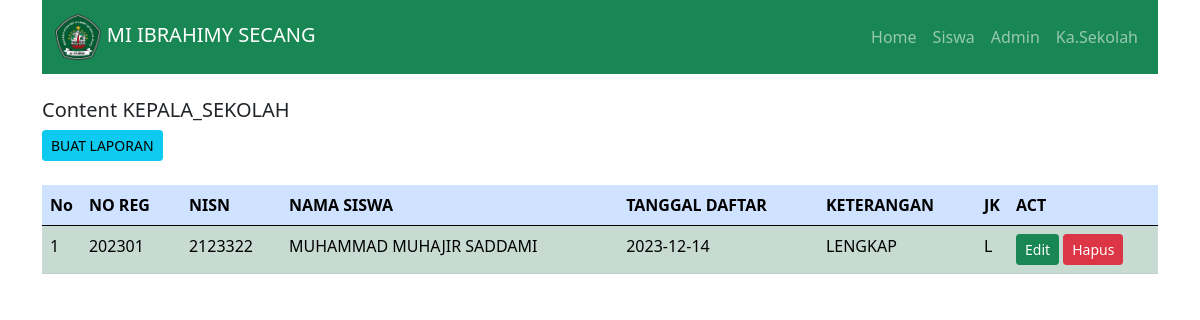
The page /index.php?target=kepala_sekolah on the database its author committed.
### tables this page shows
CREATE TABLE `kepala_sekolah` (
  `no_reg` int(30) NOT NULL,
  `nisn` int(50) NOT NULL,
  `nama_siswa` varchar(50) NOT NULL,
  `tanggal_daftar` date NOT NULL,
  `keterangan` varchar(50) NOT NULL,
  `jk` varchar(20) NOT NULL
);

### autoload.php (called while the page is built, shortened)
<?php
function autoload($class)
{
    $file = $class . ".php";
}

### master/menu.php (called while the page is built, shortened)
<?php
class Menu
{
    public function topMenu()
    {
        $base = "http://localhost/laporan_pkl/index.php?target=";
        $data = [
            array('Text' => 'Home', 'Link' => $base . 'home'),
            array('Text' => 'Siswa', 'Link' => $base . 'siswa'),
            array('Text' => 'Admin', 'Link' => $base . 'admin'),
            array('Text' => 'Ka.Sekolah', 'Link' => $base . 'kepala_sekolah')
        ];
        return $data;
    }
}

### Config/query_builder.php (called while the page is built, shortened)
<?php
class Query_builder implements Query
{
    private $v_db, $v_table, $v_select, $v_join, $v_where, $v_order_by, $v_query,
    $v_insert, $v_update, $v_delete;
    public function __construct($dataKoneksi)
    {
        $this->v_db = new \mysqli($dataKoneksi['host'], $dataKoneksi['user'], $dataKoneksi['password'], $dataKoneksi['dbname']);
    }
    public function table($table)
    {
        $this->v_table = $table;
        return $this;
    }
    public function get()
    {
        $this->v_query = " SELECT ";
        if (!empty($this->v_select)) {
            $this->v_query .= $this->v_select . " ";
        } else {
            $this->v_query .= " * ";
        }
        $this->v_query .= " FROM " . $this->v_table . " ";
        return $this;
    }
    public function resultArray()
    {
        $data =$this->v_db->query($this->v_query);
        $rows = array();
        while ($row = $data->fetch_array()) {
            $rows[] = $row;
        }
        return $rows;
    }
}

### master/kepala_sekolah.php (the view, shortened to what this page needs)
<?php
class Kepala_Sekolah
{
    private $db;
    public function __construct($con)
    {
        $this->db = new Query_builder($con);
    }
    public function index()
    {
        $data = $this->db->table('Kepala_Sekolah')->get()->resultArray();
        $res = '<a href="?target=kepala_sekolah&act=tambah_kepala_sekolah" class="btn btn-info btn-sm">BUAT LAPORAN</a><br><br>
        <div class="table-responsive">
        <table class="table table-success table-striped">
            <thead class="table-primary">
                <tr>
                    <th>No</th>
                    <th>NO REG</th>
                    <th>NISN</th>
                    <th>NAMA SISWA</th>
                    <th>TANGGAL DAFTAR</th>
                    <th>KETERANGAN</th>
                    <th>JK</th>
                    <th>ACT</th>
                </tr>
            </thead>
            <tbody>';
            $no = 1;
            foreach ($data as $r) {
                $res .= '<tr>
                <td width="10">'.$no.'</td>
                <td width="100">'.$r['no_reg'].'</td>
                <td width="100">'.$r['nisn'].'</td>
                <td>'.$r['nama_siswa'].'</td>
                <td>'.$r['tanggal_daftar'].'</td>
                <td>'.$r['keterangan'].'</td>
                <td width="10">'.$r['jk'].'</td>
                <td width="150">
                    <a href="?target=kepala_sekolah&act=edit_kepala_sekolah&id='.$r['no_reg'].'" class="btn btn-success btn-sm">Edit</a>
                    <a href="?target=kepala_sekolah&act=delete_kepala_sekolah&id='.$r['no_reg'].'" class="btn btn-danger btn-sm">Hapus</a>
                </td>';
                $no++;
            }
        $res .='</tbody></table></div>';
        return $res;
    }
}

### index.php (shortened to what this page needs)
<?php
include('autoload.php');
include('Config/Database.php');
$menu = new Menu();
$kepala_sekolah = new Kepala_Sekolah($dataKoneksi);
$target = @$_GET['target'];
$act = @$_GET['act'];
?>
<!DOCTYPE html>
<html lang="en">
<head>
    <link href="assets/bootstrap/css/bootstrap.css" rel="stylesheet">
</head>
<body>
    <div class="container">
        <nav class="navbar navbar-expand-lg navbar-dark bg-success">
            <div class="container-fluid">
                <a class="navbar-brand" href="#"><img src=" assets/img/LOGO MI.png" width="6%"> MI IBRAHIMY SECANG</a>
                <div class="collapse navbar-collapse" id="MyMenu">
                    <ul class="navbar-nav me-auto mb-2 mb-lg-0">
                        <?php
                        foreach ($menu->topMenu() as $r){
                        ?>
                            <li class="nav-item">
                                <a href="<?php echo $r['Link']; ?>" class="nav-link">
                                <?php echo $r['Text']; ?>
                                </a>
                            </li>
                            <?php
                        }
                        ?>
                    </ul>
                </div>
            </div>
        </nav>
        <br>
        <div class="content">
            <h5>Content <?php echo strtoupper($target); ?></h5>
            <?php
            if (!isset($target) or $target == "home"){
                echo "Hai, Selamat datang di beranda";
            } elseif ($target == "kepala_sekolah") {
                if ($act == "tambah_kepala_sekolah") {
                    echo $kepala_sekolah->tambah();
                } elseif ($act == "edit_kepala_sekolah") {
                    $id = $_GET['id'];
                    echo $kepala_sekolah->edit($id);
                } else {
                    echo $kepala_sekolah->index();
                }
            } else {
                echo "Page 404 Not found";
            }
            ?>
        </div>
    </div>
</body>
</html>

### index.php (style rules this page uses)
body { background-image: url('img/secang.jpg'); background-size: 100%; }

### rows shown on the page
kepala_sekolah: no_reg "202301", nisn "2123322", nama_siswa "MUHAMMAD MUHAJIR SADDAMI", tanggal_daftar "2023-12-14", keterangan "LENGKAP", jk "L"

### other values the page prints
$r['Text'] "Home"
$r['Text'] "Siswa"
$r['Text'] "Admin"
$r['Text'] "Ka.Sekolah"
$target "KEPALA_SEKOLAH"
